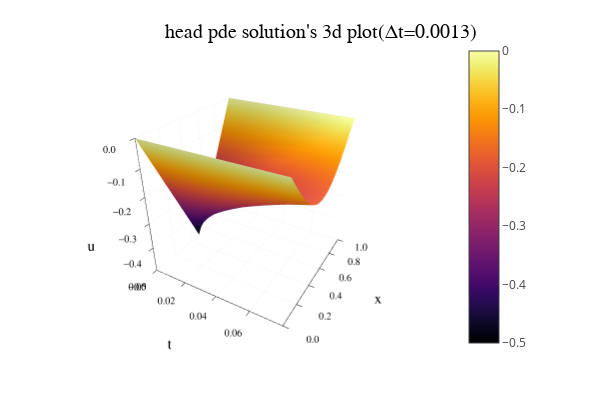

Notebook cell for this chart:
### Code cell
Δt = 0.0013
surface(t₁₃,x,U₁₃,xlabel="t",ylabel="x",zlabel="u")
title!("head pde solution's 3d plot(Δt=$Δt)")

### Figure 1 — Plotly figure (JSON) as saved in the notebook; plotly's stock layout.template omitted (floating-point values rounded to 4 significant figures; data arrays with more than 128 entries replaced by an {"elided": "..."} marker saying what was removed)
{"data": [{"cmax": 0, "cmin": -0.5, "colorbar": {"len": 0.8657, "title": {"text": ""}, "x": 0.7642, "y": 0.5087}, "colorscale": {"elided": "256x2 mixed values"}, "name": "y1", "opacity": null, "scene": "scene", "showlegend": false, "showscale": true, "type": "surface", "x": [0, 0.0013, 0.0026, 0.0039, 0.0052, 0.0065, 0.0078, 0.0091, 0.0104, 0.0117, 0.013, 0.0143, 0.0156, 0.0169, 0.0182, 0.0195, 0.0208, 0.0221, 0.0234, 0.0247, 0.026, 0.0273, 0.0286, 0.0299, 0.0312, 0.0325, 0.0338, 0.0351, 0.0364, 0.0377, 0.039, 0.0403, 0.0416, 0.0429, 0.0442, 0.0455, 0.0468, 0.0481, 0.0494, 0.0507, 0.052, 0.0533, 0.0546, 0.0559, 0.0572, 0.0585, 0.0598, 0.0611, 0.0624, 0.0637, 0.065, 0.0663, 0.0676, 0.0689, 0.0702, 0.0715, 0.0728, 0.0741, 0.0754, 0.0767, 0.078], "xaxis": "x", "y": [0, 0.05, 0.1, 0.15, 0.2, 0.25, 0.3, 0.35, 0.4, 0.45, 0.5, 0.55, 0.6, 0.65, 0.7, 0.75, 0.8, 0.85, 0.9, 0.95, 1], "yaxis": "y", "z": {"elided": "21x61 float values"}, "zaxis": "z", "zmax": 0, "zmin": -0.5}], "layout": {"annotations": [{"font": {"color": "rgba(0, 0, 0, 1)", "family": "sans-serif", "size": 20}, "rotation": 0, "showarrow": false, "text": "head pde solution's 3d plot(Δt=0.0013)", "x": 0.535, "xanchor": "center", "xref": "paper", "y": 1, "yanchor": "top", "yref": "paper"}], "height": 400, "legend": {"bgcolor": "rgba(255, 255, 255, 1.000)", "bordercolor": "rgba(0, 0, 0, 1)", "borderwidth": 1, "font": {"color": "rgba(0, 0, 0, 1)", "family": "sans-serif", "size": 11}, "title": {"font": {"color": "rgba(0, 0, 0, 1)", "family": "sans-serif", "size": 15}, "text": ""}, "tracegroupgap": 0, "traceorder": "normal", "x": 1, "xanchor": "auto", "y": 1, "yanchor": "auto"}, "margin": {"b": 20, "l": 0, "r": 0, "t": 20}, "paper_bgcolor": "rgba(255, 255, 255, 1.000)", "plot_bgcolor": "rgba(255, 255, 255, 1.000)", "scene": {"aspectmode": "auto", "aspectratio": {"x": 1, "y": 1, "z": 1}, "camera": {"eye": {"x": 1.126, "y": -1.95, "z": 1.3}, "projection": "orthographic"}, "domain": {"x": [0.07647, 0.7642], "y": [0.07581, 0.9415]}, "xaxis": {"gridcolor": "rgba(0, 0, 0, 0.1)", "gridwidth": 0.5, "linecolor": "rgba(0, 0, 0, 1)", "mirror": false, "range": [0, 0.078], "showgrid": true, "showline": true, "showticklabels": true, "tickangle": 0, "tickcolor": "rgb(0, 0, 0)", "tickfont": {"color": "rgba(0, 0, 0, 1)", "family": "sans-serif", "size": 11}, "tickmode": "array", "ticks": "inside", "ticktext": ["0.00", "0.02", "0.04", "0.06"], "tickvals": [0, 0.02, 0.04, 0.06], "title": {"font": {"color": "rgba(0, 0, 0, 1)", "family": "sans-serif", "size": 15}, "text": "t"}, "type": "linear", "visible": true, "zeroline": false, "zerolinecolor": "rgba(0, 0, 0, 1)"}, "yaxis": {"gridcolor": "rgba(0, 0, 0, 0.1)", "gridwidth": 0.5, "linecolor": "rgba(0, 0, 0, 1)", "mirror": false, "range": [0, 1], "showgrid": true, "showline": true, "showticklabels": true, "tickangle": 0, "tickcolor": "rgb(0, 0, 0)", "tickfont": {"color": "rgba(0, 0, 0, 1)", "family": "sans-serif", "size": 11}, "tickmode": "array", "ticks": "inside", "ticktext": ["0.0", "0.2", "0.4", "0.6", "0.8", "1.0"], "tickvals": [0, 0.2, 0.4, 0.6, 0.8, 1], "title": {"font": {"color": "rgba(0, 0, 0, 1)", "family": "sans-serif", "size": 15}, "text": "x"}, "type": "linear", "visible": true, "zeroline": false, "zerolinecolor": "rgba(0, 0, 0, 1)"}, "zaxis": {"gridcolor": "rgba(0, 0, 0, 0.1)", "gridwidth": 0.5, "linecolor": "rgba(0, 0, 0, 1)", "mirror": false, "range": [-0.5, 0], "showgrid": true, "showline": true, "showticklabels": true, "tickangle": 0, "tickcolor": "rgb(0, 0, 0)", "tickfont": {"color": "rgba(0, 0, 0, 1)", "family": "sans-serif", "size": 11}, "tickmode": "array", "ticks": "inside", "ticktext": ["−0.5", "−0.4", "−0.3", "−0.2", "−0.1", "0.0"], "tickvals": [-0.5, -0.4, -0.3, -0.2, -0.1, 0], "title": {"font": {"color": "rgba(0, 0, 0, 1)", "family": "sans-serif", "size": 15}, "text": "u"}, "type": "linear", "visible": true, "zeroline": false, "zerolinecolor": "rgba(0, 0, 0, 1)"}}, "showlegend": true, "width": 600}}
